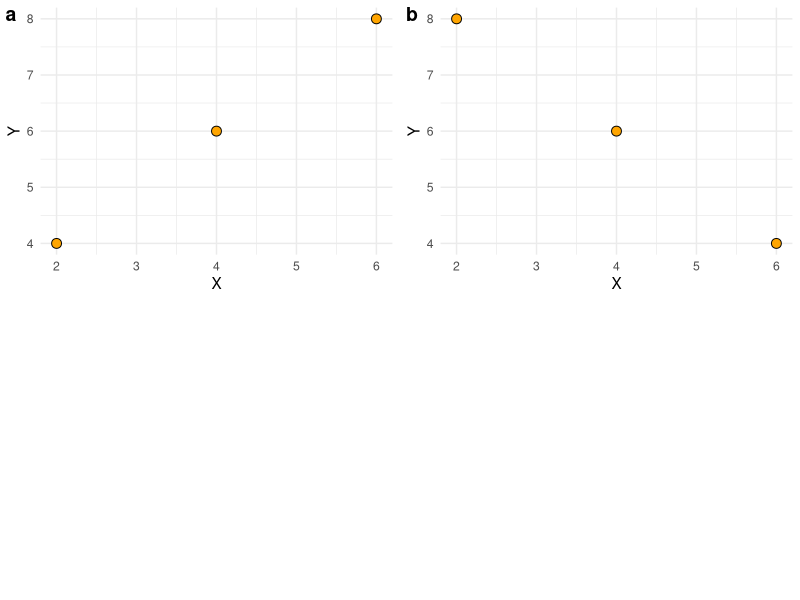
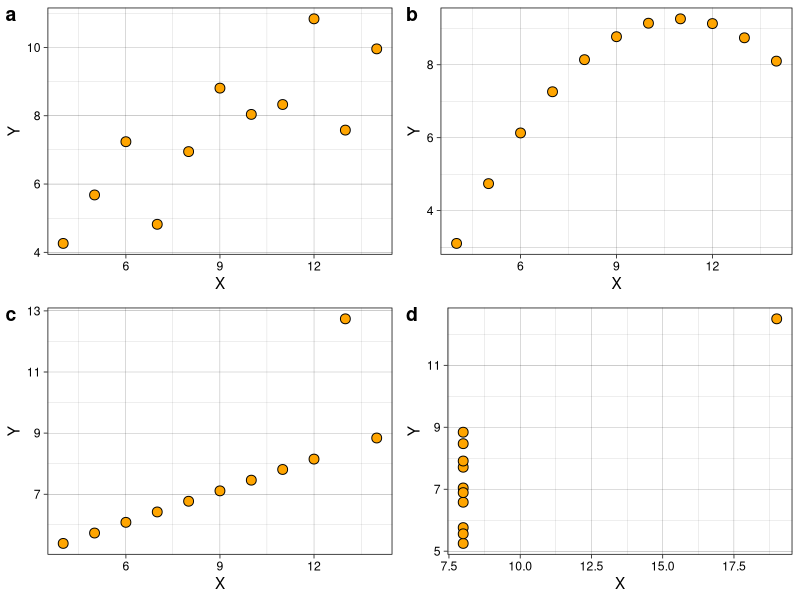
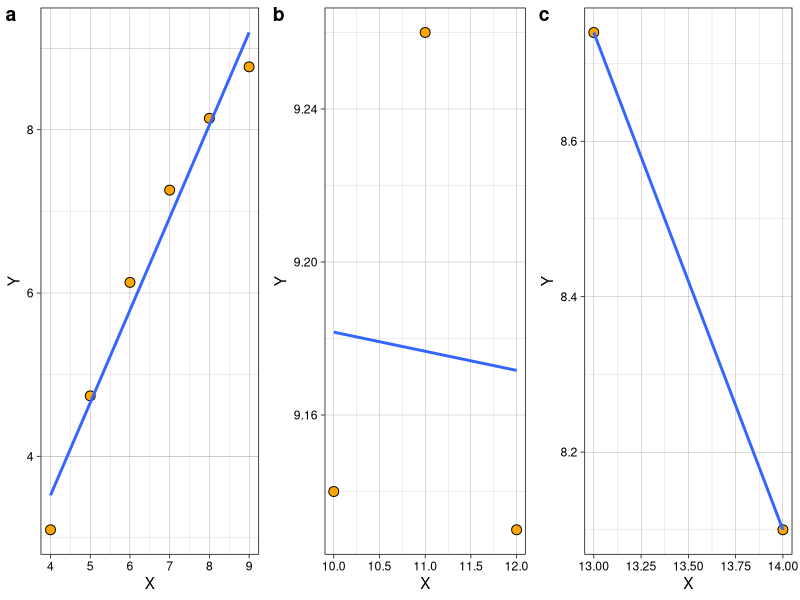

These charts were generated, in order, by the following R code:
## ---- chunk 1
library(kableExtra)

library(ggplot2)
options(knitr.kable.NA = '')
set.seed(1)
## ---- chunk 2
df <- data.frame(X = c(2,4,6), Y = c(4, 6, 8))
p1 <- ggplot(df, aes(x = X, y = Y)) + geom_point(shape = 21, size = 3, fill = "orange") + theme_minimal()
df2 <- df
df2$Y <- rev(df2$Y)
p2 <- ggplot(df2, aes(x = X, y = Y)) + geom_point(shape = 21, size = 3, fill = "orange") + theme_minimal()

ggpubr::ggarrange(p1, p2, ncol = 2, nrow = 2, labels = "auto")
## ---- chunk 3
knitr::kable(
  data.frame("Effect size" = c("Negligible", "Small", "Medium", "Large"),
             Value = c("[0, .10]" ,"[.10, .30)", "[.30. .50)", "[.50, 1.00]"), check.names = FALSE)
)
## ---- chunk 4
plts <- lapply(1:4, function(i){
  df <- anscombe[, paste0(c("x", "y"), i)]
  names(df) <- c("X", "Y")
  ggplot(df, aes(x = X, y = Y)) + geom_point(shape = 21, size = 3, fill = "orange") + theme_linedraw()
})
ggpubr::ggarrange(plotlist = plts, ncol = 2, nrow = 2, labels = "auto")
## ---- chunk 5
df <- anscombe[, paste0(c("x", "y"), 2)]
names(df) <- c("X", "Y")
p1 <- ggplot(df[df$X <= 9, ], aes(x = X, y = Y)) + geom_point(shape = 21, size = 3, fill = "orange") + theme_linedraw() + geom_smooth(method = "lm", se = FALSE)
p2 <- ggplot(df[df$X > 9 & df$X < 13, ], aes(x = X, y = Y)) + geom_point(shape = 21, size = 3, fill = "orange") + theme_linedraw() + geom_smooth(method = "lm", se = FALSE)
p3 <- ggplot(df[df$X >= 13, ], aes(x = X, y = Y)) + geom_point(shape = 21, size = 3, fill = "orange") + theme_linedraw() + geom_smooth(method = "lm", se = FALSE)
ggpubr::ggarrange(p1, p2, p3, ncol = 3, nrow = 1, labels = "auto")
